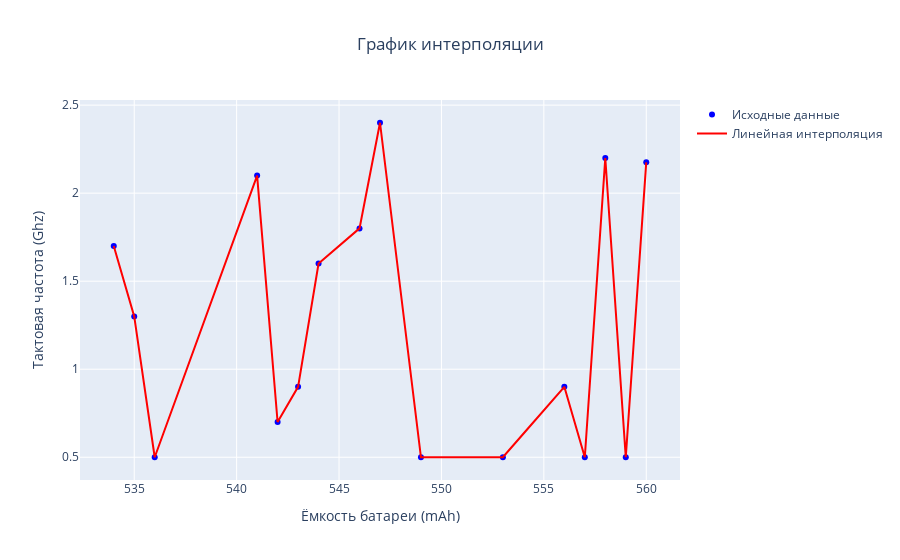

This figure's notebook cell:
### Code cell
#Линейная интерполяция

#усредняем У для одинаковых Х
df_main = df.groupby('battery_power')['clock_speed'].mean().reset_index()

#выбор данных для интерполяции
x = df_main['battery_power'][15:31].to_numpy()
y = df_main['clock_speed'][15:31].to_numpy()

#создание точек для линейной интерполяции
x_inter = np.arange(min(x), max(x)+1, 1)
y_inter = np.interp(x_inter,x,y)

fig = go.Figure()

#точки
fig.add_trace(go.Scatter(
    x = x,
    y = y,
    mode = 'markers',
    name = 'Исходные данные',
    marker=dict(color = 'blue', symbol = 'circle'))
)

# Линейная
fig.add_trace(go.Scatter(
    x = x_inter,
    y = y_inter,
    name = 'Линейная интерполяция',
    mode = 'lines',
    line = dict(color = 'red'))
)

fig.update_xaxes(title_text="Ёмкость батареи (mAh)")
fig.update_yaxes(title_text="Тактовая частота (Ghz)")
fig.update_layout(title_text='График интерполяции', title_x =0.5)
fig.show()

### Figure 1 — Plotly figure (JSON) as saved in the notebook; plotly's stock layout.template omitted (floating-point values rounded to 4 significant figures)
{"data": [{"marker": {"color": "blue", "symbol": "circle"}, "mode": "markers", "name": "Исходные данные", "type": "scatter", "x": [534, 535, 536, 541, 542, 543, 544, 546, 547, 549, 553, 556, 557, 558, 559, 560], "y": [1.7, 1.3, 0.5, 2.1, 0.7, 0.9, 1.6, 1.8, 2.4, 0.5, 0.5, 0.9, 0.5, 2.2, 0.5, 2.175]}, {"line": {"color": "red"}, "mode": "lines", "name": "Линейная интерполяция", "type": "scatter", "x": [534, 535, 536, 537, 538, 539, 540, 541, 542, 543, 544, 545, 546, 547, 548, 549, 550, 551, 552, 553, 554, 555, 556, 557, 558, 559, 560], "y": [1.7, 1.3, 0.5, 0.82, 1.14, 1.46, 1.78, 2.1, 0.7, 0.9, 1.6, 1.7, 1.8, 2.4, 1.45, 0.5, 0.5, 0.5, 0.5, 0.5, 0.6333, 0.7667, 0.9, 0.5, 2.2, 0.5, 2.175]}], "layout": {"title": {"text": "График интерполяции", "x": 0.5}, "xaxis": {"title": {"text": "Ёмкость батареи (mAh)"}}, "yaxis": {"title": {"text": "Тактовая частота (Ghz)"}}}}
